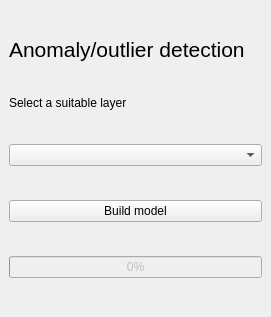
<?xml version="1.0" encoding="UTF-8"?>
<ui version="4.0">
 <class>NamariDockWidgetBase</class>
 <widget class="QDockWidget" name="NamariDockWidgetBase">
  <property name="geometry">
   <rect>
    <x>0</x>
    <y>0</y>
    <width>271</width>
    <height>317</height>
   </rect>
  </property>
  <property name="windowTitle">
   <string>Namari anomaly detector</string>
  </property>
  <widget class="QWidget" name="dockWidgetContents">
   <layout class="QGridLayout" name="gridLayout">
    <item row="2" column="1">
     <widget class="QLabel" name="label">
      <property name="sizePolicy">
       <sizepolicy hsizetype="Fixed" vsizetype="Fixed">
        <horstretch>0</horstretch>
        <verstretch>0</verstretch>
       </sizepolicy>
      </property>
      <property name="baseSize">
       <size>
        <width>22</width>
        <height>25</height>
       </size>
      </property>
      <property name="font">
       <font>
        <pointsize>16</pointsize>
       </font>
      </property>
      <property name="focusPolicy">
       <enum>Qt::NoFocus</enum>
      </property>
      <property name="text">
       <string>Anomaly/outlier detection</string>
      </property>
      <property name="textFormat">
       <enum>Qt::AutoText</enum>
      </property>
     </widget>
    </item>
    <item row="6" column="1">
     <widget class="QPushButton" name="pushButtonBuildModel">
      <property name="enabled">
       <bool>true</bool>
      </property>
      <property name="text">
       <string>Build model</string>
      </property>
     </widget>
    </item>
    <item row="3" column="1">
     <widget class="QLabel" name="label_2">
      <property name="sizePolicy">
       <sizepolicy hsizetype="Fixed" vsizetype="Fixed">
        <horstretch>0</horstretch>
        <verstretch>0</verstretch>
       </sizepolicy>
      </property>
      <property name="text">
       <string>&lt;html&gt;&lt;head/&gt;&lt;body&gt;&lt;p&gt;Select a suitable layer&lt;/p&gt;&lt;/body&gt;&lt;/html&gt;</string>
      </property>
      <property name="textFormat">
       <enum>Qt::RichText</enum>
      </property>
     </widget>
    </item>
    <item row="7" column="1">
     <widget class="QProgressBar" name="progressBarModelBuilding">
      <property name="enabled">
       <bool>false</bool>
      </property>
      <property name="value">
       <number>0</number>
      </property>
     </widget>
    </item>
    <item row="4" column="1">
     <widget class="QgsMapLayerComboBox" name="mMapLayerComboBox"/>
    </item>
   </layout>
  </widget>
 </widget>
 <customwidgets>
  <customwidget>
   <class>QgsMapLayerComboBox</class>
   <extends>QComboBox</extends>
   <header>qgsmaplayercombobox.h</header>
  </customwidget>
 </customwidgets>
 <resources/>
 <connections/>
</ui>
